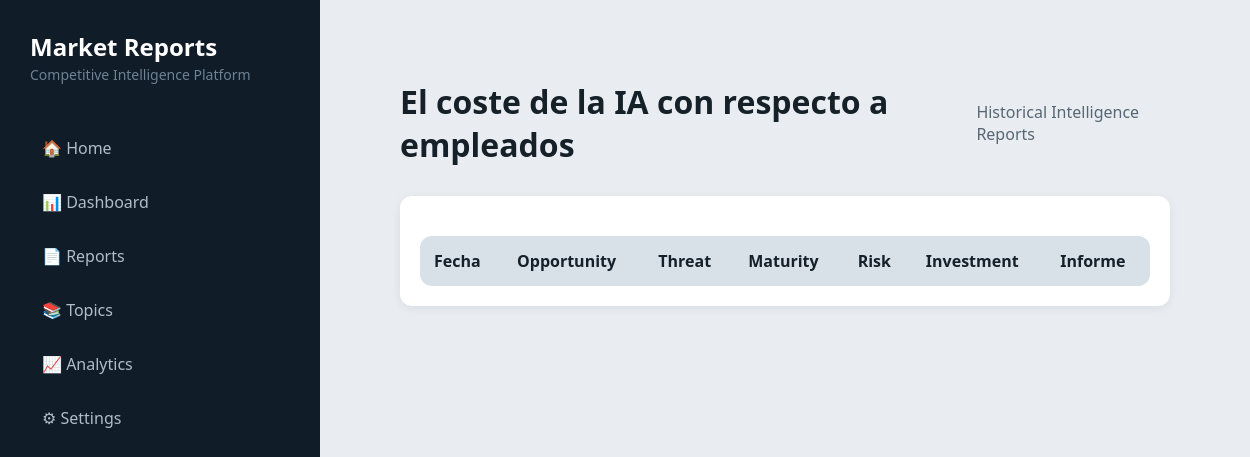
The page /topic/El coste de la IA con respecto a empleados on the database as committed earlier.
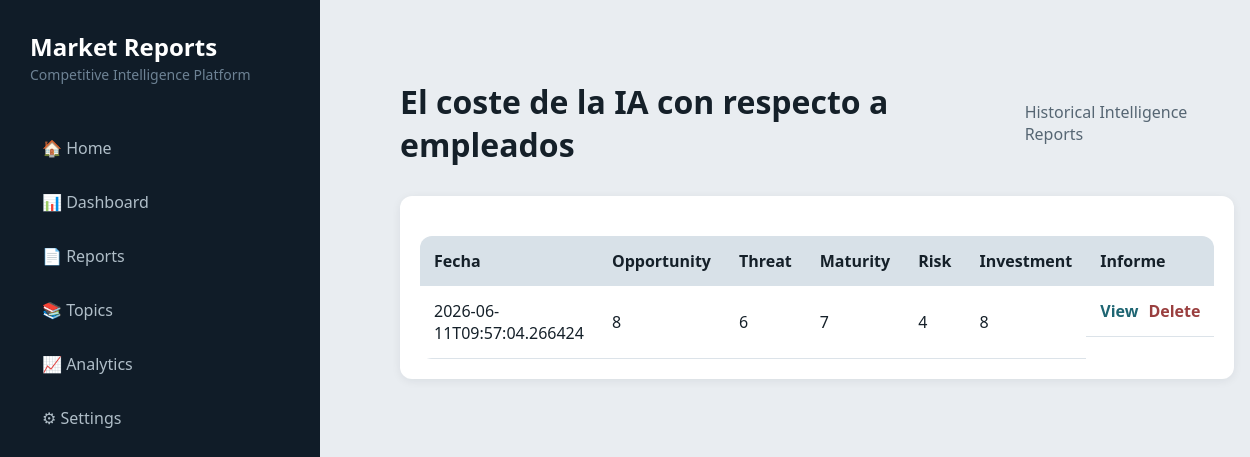
The same page on the database as committed later.
### tables this page shows
CREATE TABLE reports (

        id INTEGER PRIMARY KEY AUTOINCREMENT,

        topic TEXT NOT NULL,

        created_at TEXT NOT NULL,

        market_opportunity INTEGER,

        competitive_threat INTEGER,

        technology_maturity INTEGER,

        regulatory_risk INTEGER,

        investment_attractiveness INTEGER,

        markdown_path TEXT,

        pdf_path TEXT
    , md_path TEXT);

### app/dashboard/server.py (the view)
@app.get("/topic/{topic}")
def topic_page(
    request: Request,
    topic: str
):
    reports = get_reports_by_topic(topic.strip())
    return templates.TemplateResponse(
        request=request,
        name="report.html",
        context={
            "topic": topic,
            "reports": reports
        }
    )

### app/dashboard/templates/report.html
{% set title = topic %}
{% extends "base.html" %}
{% block content %}
<div class="header">
    <h1>{{ topic }}</h1>
    <p>
        Historical Intelligence Reports
    </p>
</div>
<div class="card">
    <table>
        <tr>
            <th>Fecha</th>
            <th>Opportunity</th>
            <th>Threat</th>
            <th>Maturity</th>
            <th>Risk</th>
            <th>Investment</th>
            <th>Informe</th>
        </tr>
        {% for report in reports %}
        <tr>
            <td>{{ report[2] }}</td>
            <td>{{ report[3] if report[3] is not none else '—' }}</td>
            <td>{{ report[4] if report[4] is not none else '—' }}</td>
            <td>{{ report[5] if report[5] is not none else '—' }}</td>
            <td>{{ report[6] if report[6] is not none else '—' }}</td>
            <td>{{ report[7] if report[7] is not none else '—' }}</td>
            <td class="actions">
                <a
                    class="btn-view"
                    href="/report/{{ report[0] }}"
                >
                    View
                </a>
                <a
                    class="btn-delete"
                    href="/delete/{{ report[0] }}"
                    onclick="return confirm('Delete report?')"
                >
                    Delete
                </a>
            </td>
        </tr>
        {% endfor %}
    </table>
</div>
{% endblock %}

Rows that differ between the two databases and show on the page:
added reports: topic "El coste de la IA con respecto a empleados", created_at "2026-06-11T09:57:04.266424", market_opportunity "8", competitive_threat "6", technology_maturity "7", regulatory_risk "4", investment_attractiveness "8"
Other text that changed with them:
{{ topic }}: "El coste de la IA con respecto a empleados" → (not shown)
